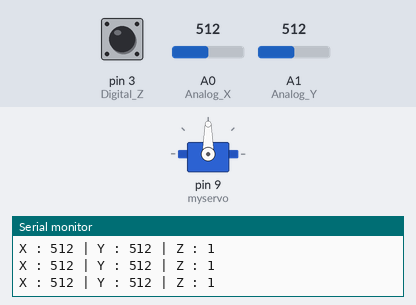
The sketch below on a simulated Arduino Uno, built with avr-gcc and run on an emulated ATmega328P. On the bench: servo, the last lines printed to the serial monitor. The inputs (shaded band) are chosen by the test bench; at power-on: A0 (Analog_X) = 512, A1 (Analog_Y) = 512, pin 3 (Digital_Z) HIGH.

Above: at 1.2 s.
1.3 s: A0 (Analog_X) set to 11
At 1.7 s:
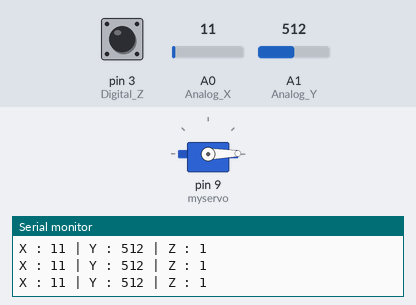
2.8 s: A0 (Analog_X) set to 8
4.3 s: A0 (Analog_X) set to 122
At 5.0 s:
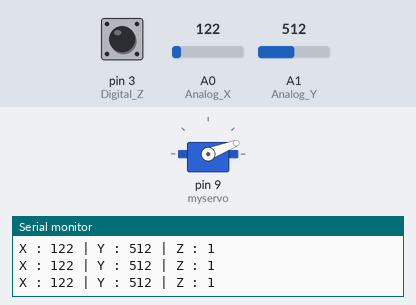
5.8 s: A0 (Analog_X) set to 990
At 6.8 s:
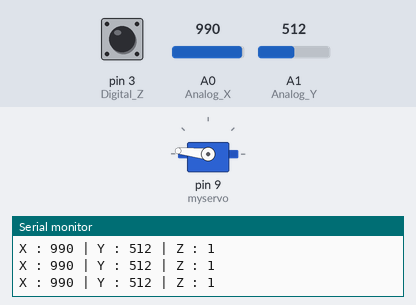
7.3 s: A0 (Analog_X) set to 1015
At 8.7 s:
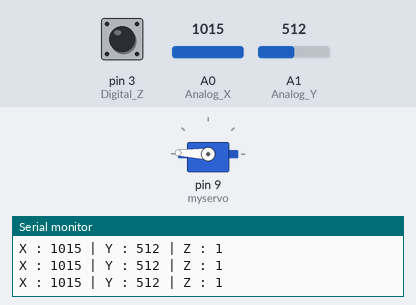
10.3 s: A1 (Analog_Y) set to 107
11.8 s: A1 (Analog_Y) set to 92
Timing chart, 0 to 14.8 s (numbered marks = the images above; inputs shaded):
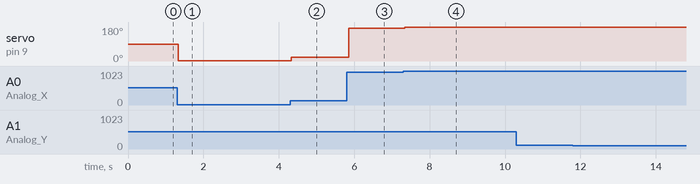

The sketch:

JoyStick_Servo.ino
```cpp
#include<Servo.h>

Servo myservo;
int Analog_X = A0;
int Analog_Y = A1;
int Digital_Z = 3;

void setup(){
  myservo.attach(9);
  Serial.begin(9600);
  pinMode(Analog_X, INPUT);
  pinMode(Analog_Y, INPUT);
  pinMode(Digital_Z, INPUT_PULLUP);
}

void loop(){
  int val_X_A0;
  int val_Y_A1;
  int val_Z_13;
  int degree;
  val_X_A0 = analogRead(Analog_X);
  val_Y_A1 = analogRead(Analog_Y);
  val_Z_13 = digitalRead(Digital_Z);
  Serial.print("X : ");
  Serial.print(val_X_A0);
  Serial.print(" | Y : ");
  Serial.print(val_Y_A1);
  Serial.print(" | Z : ");
  Serial.println(val_Z_13);

  degree = map(val_X_A0 , 0 , 1024 , 0 , 180);
  myservo.write(degree);

}
```

Measured:
- after the input at 1.3 s, servo on pin 9 (myservo): 90° → 1° at once
- after the input at 4.3 s, servo on pin 9 (myservo): 1° → 21° at once
- after the input at 5.8 s, servo on pin 9 (myservo): 21° → 174° after 0.05 s
- after the input at 7.3 s, servo on pin 9 (myservo): 174° → 178° at once
